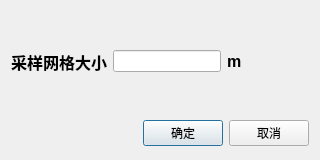
<?xml version="1.0" encoding="UTF-8"?>
<ui version="4.0">
 <class>FilterVoxel</class>
 <widget class="QDialog" name="FilterVoxel">
  <property name="geometry">
   <rect>
    <x>0</x>
    <y>0</y>
    <width>320</width>
    <height>160</height>
   </rect>
  </property>
  <property name="minimumSize">
   <size>
    <width>320</width>
    <height>160</height>
   </size>
  </property>
  <property name="maximumSize">
   <size>
    <width>320</width>
    <height>160</height>
   </size>
  </property>
  <property name="windowTitle">
   <string>Dialog</string>
  </property>
  <layout class="QGridLayout" name="gridLayout">
   <item row="0" column="0">
    <layout class="QHBoxLayout" name="horizontalLayout_2">
     <item>
      <layout class="QHBoxLayout" name="horizontalLayout">
       <item>
        <widget class="QLabel" name="label">
         <property name="font">
          <font>
           <family>Arial</family>
           <pointsize>12</pointsize>
           <weight>75</weight>
           <bold>true</bold>
          </font>
         </property>
         <property name="text">
          <string>采样网格大小</string>
         </property>
        </widget>
       </item>
       <item>
        <widget class="QLineEdit" name="lineEdit"/>
       </item>
      </layout>
     </item>
     <item>
      <widget class="QLabel" name="label_2">
       <property name="font">
        <font>
         <family>Arial</family>
         <pointsize>12</pointsize>
         <weight>75</weight>
         <bold>true</bold>
        </font>
       </property>
       <property name="text">
        <string>m</string>
       </property>
      </widget>
     </item>
     <item>
      <spacer name="horizontalSpacer">
       <property name="orientation">
        <enum>Qt::Horizontal</enum>
       </property>
       <property name="sizeHint" stdset="0">
        <size>
         <width>40</width>
         <height>20</height>
        </size>
       </property>
      </spacer>
     </item>
    </layout>
   </item>
   <item row="1" column="0">
    <layout class="QHBoxLayout">
     <property name="spacing">
      <number>6</number>
     </property>
     <property name="leftMargin">
      <number>0</number>
     </property>
     <property name="topMargin">
      <number>0</number>
     </property>
     <property name="rightMargin">
      <number>0</number>
     </property>
     <property name="bottomMargin">
      <number>0</number>
     </property>
     <item>
      <spacer>
       <property name="orientation">
        <enum>Qt::Horizontal</enum>
       </property>
       <property name="sizeHint" stdset="0">
        <size>
         <width>131</width>
         <height>31</height>
        </size>
       </property>
      </spacer>
     </item>
     <item>
      <widget class="QPushButton" name="btn_Ok">
       <property name="text">
        <string>确定</string>
       </property>
      </widget>
     </item>
     <item>
      <widget class="QPushButton" name="btn_Cancle">
       <property name="text">
        <string>取消</string>
       </property>
      </widget>
     </item>
    </layout>
   </item>
  </layout>
 </widget>
 <resources/>
 <connections>
  <connection>
   <sender>btn_Ok</sender>
   <signal>clicked()</signal>
   <receiver>FilterVoxel</receiver>
   <slot>btn_Ok_clicked()</slot>
   <hints>
    <hint type="sourcelabel">
     <x>257</x>
     <y>205</y>
    </hint>
    <hint type="destinationlabel">
     <x>96</x>
     <y>198</y>
    </hint>
   </hints>
  </connection>
  <connection>
   <sender>btn_Cancle</sender>
   <signal>clicked()</signal>
   <receiver>FilterVoxel</receiver>
   <slot>btn_Cancel_clicked()</slot>
   <hints>
    <hint type="sourcelabel">
     <x>338</x>
     <y>205</y>
    </hint>
    <hint type="destinationlabel">
     <x>179</x>
     <y>198</y>
    </hint>
   </hints>
  </connection>
 </connections>
 <slots>
  <slot>btn_Ok_clicked()</slot>
  <slot>btn_Cancel_clicked()</slot>
 </slots>
</ui>
